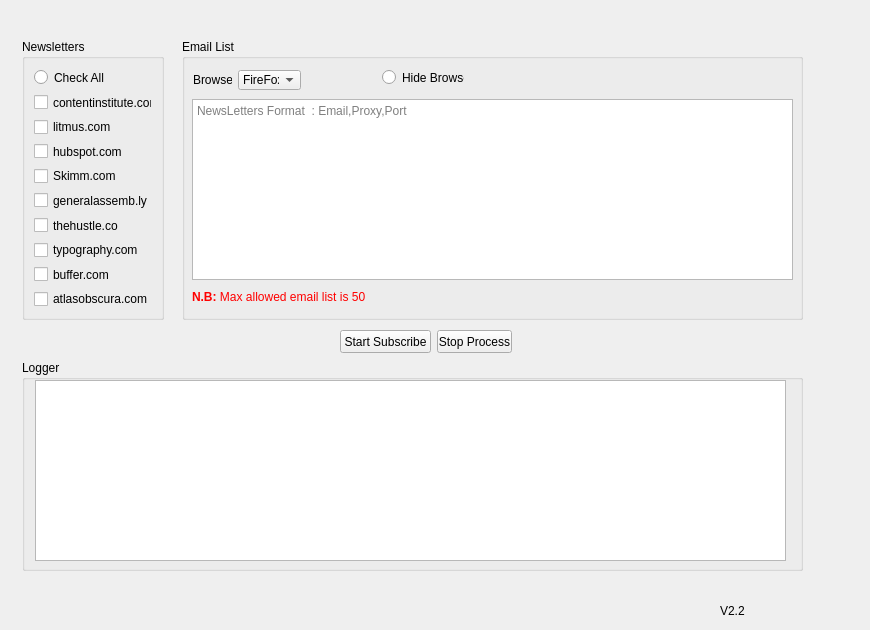
    <widget class="QWidget" name="Newsletter">
     <attribute name="title">
      <string>Newsletter Subscribe</string>
     </attribute>
     <widget class="QPushButton" name="newsStartBtn">
      <property name="geometry">
       <rect>
        <x>340</x>
        <y>330</y>
        <width>91</width>
        <height>23</height>
       </rect>
      </property>
      <property name="text">
       <string>Start Subscribe</string>
      </property>
     </widget>
     <widget class="QGroupBox" name="newslogger">
      <property name="geometry">
       <rect>
        <x>22</x>
        <y>360</y>
        <width>781</width>
        <height>211</height>
       </rect>
      </property>
      <property name="title">
       <string>Logger</string>
      </property>
      <widget class="QTextEdit" name="newsletter_logger">
       <property name="geometry">
        <rect>
         <x>13</x>
         <y>20</y>
         <width>751</width>
         <height>181</height>
        </rect>
       </property>
       <property name="readOnly">
        <bool>true</bool>
       </property>
      </widget>
     </widget>
     <widget class="QGroupBox" name="groupBox_2">
      <property name="geometry">
       <rect>
        <x>22</x>
        <y>39</y>
        <width>142</width>
        <height>281</height>
       </rect>
      </property>
      <property name="title">
       <string>Newsletters</string>
      </property>
      <layout class="QVBoxLayout" name="verticalLayout">
       <item>
        <widget class="QRadioButton" name="news_checkall">
         <property name="text">
          <string>Check All</string>
         </property>
        </widget>
       </item>
       <item>
        <widget class="QCheckBox" name="checkBox_contentinstitute">
         <property name="text">
          <string>contentinstitute.com</string>
         </property>
        </widget>
       </item>
       <item>
        <widget class="QCheckBox" name="checkBox_litmus">
         <property name="text">
          <string>litmus.com</string>
         </property>
        </widget>
       </item>
       <item>
        <widget class="QCheckBox" name="checkBox_hubspot">
         <property name="text">
          <string>hubspot.com</string>
         </property>
        </widget>
       </item>
       <item>
        <widget class="QCheckBox" name="checkBox_skimm">
         <property name="text">
          <string>Skimm.com</string>
         </property>
        </widget>
       </item>
       <item>
        <widget class="QCheckBox" name="checkBox_generalassemb">
         <property name="text">
          <string>generalassemb.ly</string>
         </property>
        </widget>
       </item>
       <item>
        <widget class="QCheckBox" name="checkBox_thehustle">
         <property name="text">
          <string>thehustle.co</string>
         </property>
        </widget>
       </item>
       <item>
        <widget class="QCheckBox" name="checkBox_typography">
         <property name="text">
          <string>typography.com</string>
         </property>
        </widget>
       </item>
       <item>
        <widget class="QCheckBox" name="checkBox_buffer">
         <property name="text">
          <string>buffer.com</string>
         </property>
        </widget>
       </item>
       <item>
        <widget class="QCheckBox" name="checkBox_atlasobscura">
         <property name="text">
          <string>atlasobscura.com</string>
         </property>
        </widget>
       </item>
      </layout>
     </widget>
     <widget class="QGroupBox" name="groupBox">
      <property name="geometry">
       <rect>
        <x>182</x>
        <y>39</y>
        <width>621</width>
        <height>281</height>
       </rect>
      </property>
      <property name="title">
       <string>Email List</string>
      </property>
      <widget class="QPlainTextEdit" name="news_email">
       <property name="geometry">
        <rect>
         <x>10</x>
         <y>60</y>
         <width>601</width>
         <height>181</height>
        </rect>
       </property>
       <property name="placeholderText">
        <string>NewsLetters Format  : Email,Proxy,Port</string>
       </property>
      </widget>
      <widget class="QRadioButton" name="news_hidebrowser">
       <property name="geometry">
        <rect>
         <x>200</x>
         <y>30</y>
         <width>82</width>
         <height>17</height>
        </rect>
       </property>
       <property name="text">
        <string>Hide Browser</string>
       </property>
      </widget>
      <widget class="QComboBox" name="news_browser">
       <property name="geometry">
        <rect>
         <x>56</x>
         <y>31</y>
         <width>63</width>
         <height>20</height>
        </rect>
       </property>
       <item>
        <property name="text">
         <string>FireFox</string>
        </property>
       </item>
       <item>
        <property name="text">
         <string>Chrome</string>
        </property>
       </item>
      </widget>
      <widget class="QLabel" name="label">
       <property name="geometry">
        <rect>
         <x>11</x>
         <y>31</y>
         <width>39</width>
         <height>20</height>
        </rect>
       </property>
       <property name="text">
        <string>Browser</string>
       </property>
      </widget>
      <widget class="QLabel" name="label_2">
       <property name="geometry">
        <rect>
         <x>10</x>
         <y>250</y>
         <width>211</width>
         <height>16</height>
        </rect>
       </property>
       <property name="styleSheet">
        <string notr="true"/>
       </property>
       <property name="text">
        <string>&lt;html&gt;&lt;head/&gt;&lt;body&gt;&lt;p&gt;&lt;span style=&quot; font-weight:600; color:#ff0000;&quot;&gt;N.B:  &lt;/span&gt;&lt;span style=&quot; color:#ff0000;&quot;&gt;Max allowed email list is 50&lt;/span&gt;&lt;/p&gt;&lt;/body&gt;&lt;/html&gt;</string>
       </property>
      </widget>
     </widget>
     <widget class="QPushButton" name="newsStopBtn">
      <property name="geometry">
       <rect>
        <x>437</x>
        <y>330</y>
        <width>75</width>
        <height>23</height>
       </rect>
      </property>
      <property name="text">
       <string>Stop Process</string>
      </property>
     </widget>
     <widget class="QLabel" name="label_version_2">
      <property name="geometry">
       <rect>
        <x>720</x>
        <y>600</y>
        <width>141</width>
        <height>21</height>
       </rect>
      </property>
      <property name="text">
       <string>V2.2</string>
      </property>
     </widget>
    </widget>
